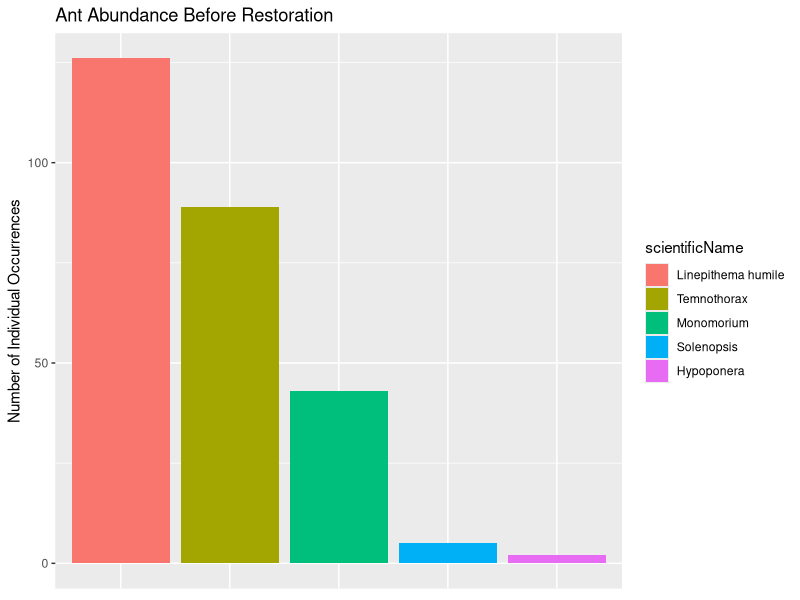
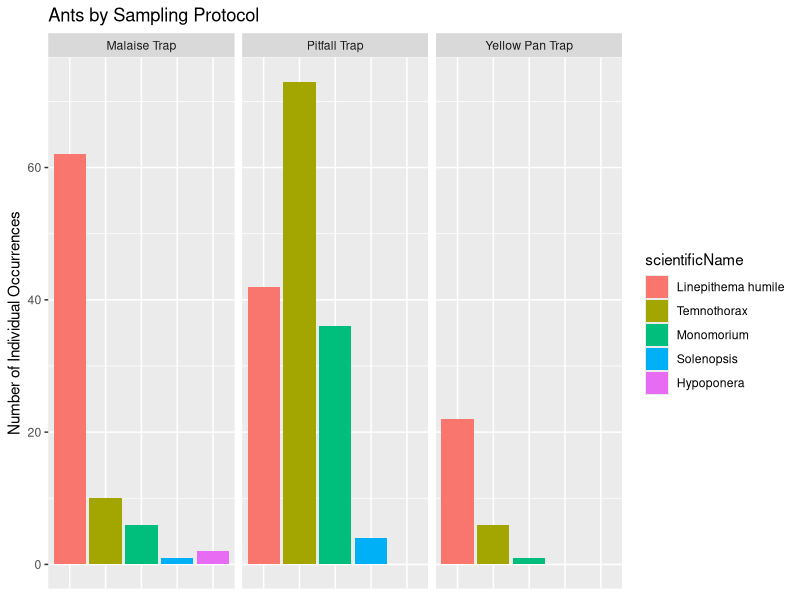
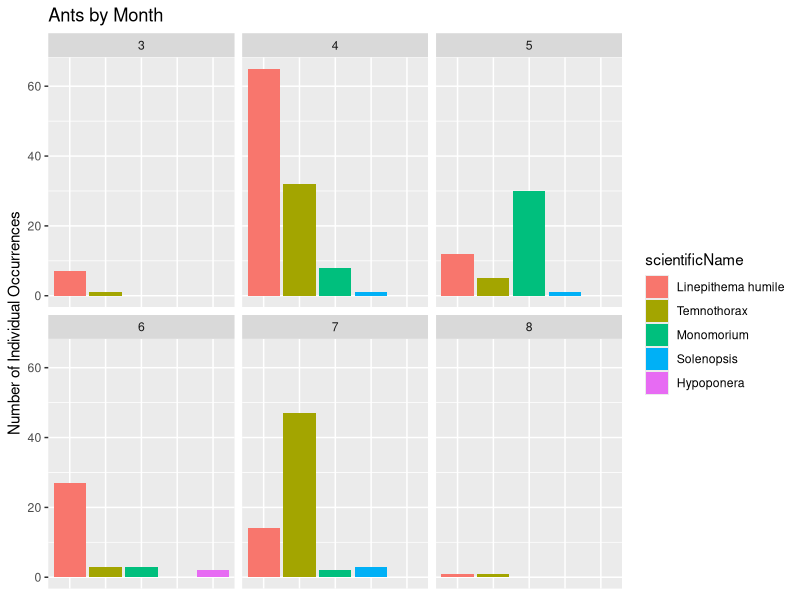
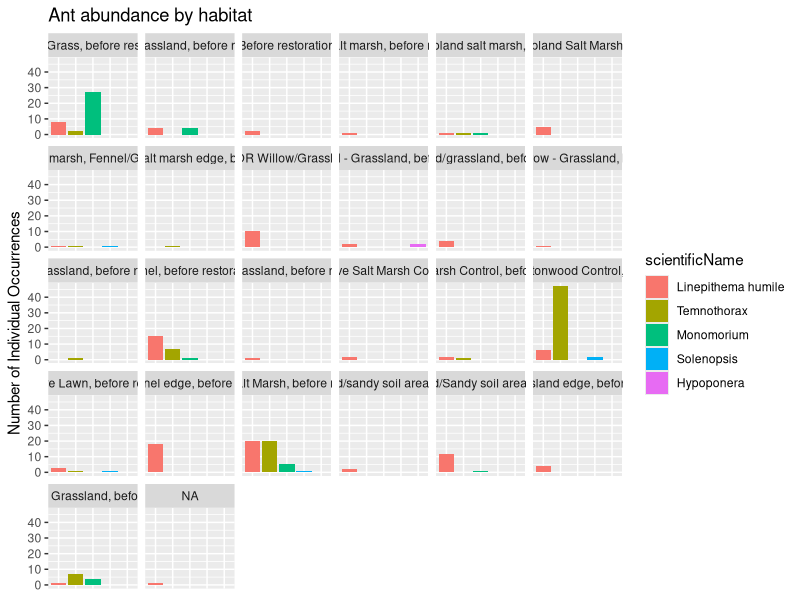

R code for these plots, in order:
## ---- chunk 1
knitr::opts_chunk$set(echo = TRUE)
## ---- chunk 2
library(tidyverse)
library(RColorBrewer)
library(forcats)
library(lubridate)
library(dbplyr)
## ---- chunk 3
allsbcoants<- read_csv("newsbcoants.csv")


#make df way less obnoxious
antssimple <-allsbcoants %>%
#selecting columns to keep for data analysis
  select(
    order, family, scientificName, year, month, eventDate, verbatimEventDate, samplingProtocol, habitat, country, stateProvince, county, municipality, decimalLatitude, decimalLongitude, recordedBy, individualCount)%>%
#combining trap types
  mutate(
    samplingProtocolname = case_when(
      samplingProtocol == "Pitfall" ~ "Pitfall Trap",
      samplingProtocol == "Pitfall trap" ~ "Pitfall Trap"))

#sum of all individual ants
sumant <- sum(antssimple$individualCount, na.rm = FALSE)

antsncos<-antssimple %>%
#excluded anything that doesnt have UCSB Arthropod Survey
  filter(recordedBy =="UCSB Arthropod Survey")%>%
#exluded anything that doesn't have a genera level determination
  filter(scientificName !="Formicidae")

#sum of all ants in ncos
sumantncos <- sum(antsncos$individualCount, na.rm = FALSE)

#this is just scientific names and individual count dataframe
antstotalncos<-antsncos %>%
  select(scientificName, individualCount)

#Temnothorax dataframe only
temno<-antstotalncos%>%
  filter(scientificName == "Temnothorax")
#sum of individual Temnothorax
sumtemno<-sum(temno$individualCount)

#L. humile dataframe only
lhumile<-antstotalncos%>%
  filter(scientificName=="Linepithema humile")
#sum of individual L. humile
sumlhumile<-sum(lhumile$individualCount)

#Solenopsis dataframe only
solenopsis<-antstotalncos%>%
  filter(scientificName=="Solenopsis")
#sum of individual Solenopsis
sumsol<-sum(solenopsis$individualCount)

#Monomorium dataframe only
mono<-antstotalncos%>%
  filter(scientificName=="Monomorium")
#sum of individual Monomorium
summono<-sum(mono$individualCount)

#Hypoponera dataframe only
hypo<-antstotalncos%>%
  filter(scientificName=="Hypoponera")
#sum of individual Hypoponera
sumhypo<-sum(hypo$individualCount)

## ---- chunk 4
#this graph looks nice, needs actual count of L. humile

scinameabund<- ggplot(mutate
                     (antsncos, scientificName = fct_infreq(scientificName))) + 
  geom_bar(
    aes(x = scientificName, fill= scientificName)
    ) +
  labs(x="Scientific Name", y="Number of Individual Occurrences", title = "Ant Abundance Before Restoration") +
  theme(axis.title.x=element_blank(),
        axis.text.x=element_blank(),
        axis.ticks.x=element_blank()
        )

scinameabund
########################################################################################
#this graph looks nice, needs to be updated with actual counts for L. humile

traptype <- scinameabund + facet_wrap(~samplingProtocol) +labs(title = "Ants by Sampling Protocol")
traptype

########################################################################################
#Plot of ants by month

yearant <- scinameabund + facet_wrap(~month) + labs(title = "Ants by Month")
yearant

#puts ants in chronological order, need names
antsncos$month = factor(antsncos$month, levels=month.name)

#######################################################################################
#Habitats need to be condensed

habant <- scinameabund + facet_wrap(~habitat) + labs(title = "Ant abundance by habitat")
habant

#######################################################################################
